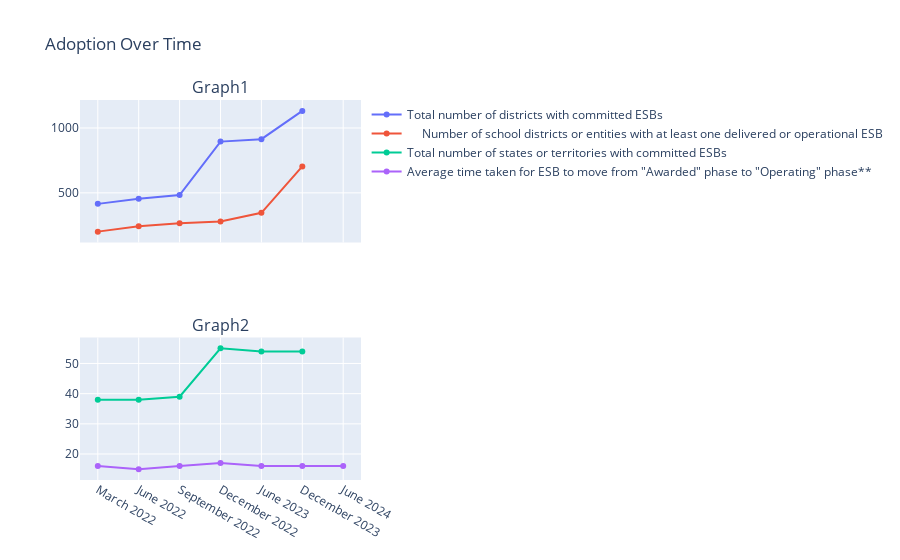
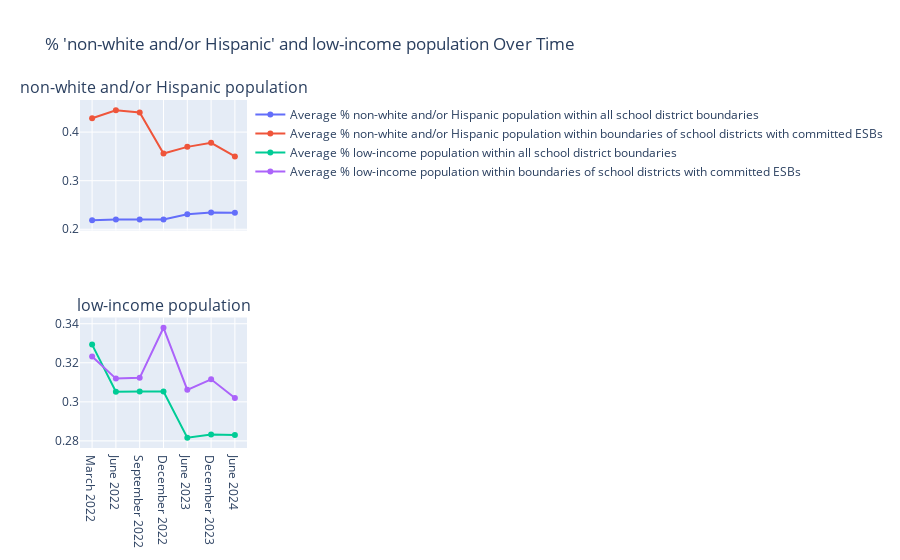
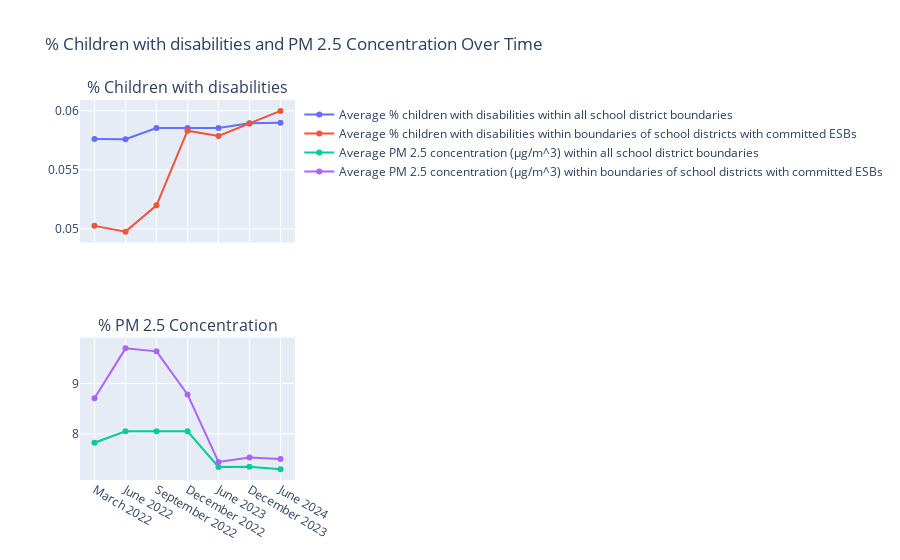

The cell these charts' notebook holds for them, in order:
### Code cell
plot_two_panel_adoption(subset, 0, title="Adoption Over Time")
plot_two_panel_adoption(subset, 4, title="% 'non-white and/or Hispanic' and low-income population Over Time", name1="non-white and/or Hispanic population", \
                        name2="low-income population")
plot_two_panel_adoption(subset, 8, title="% Children with disabilities and PM 2.5 Concentration Over Time", name1="% Children with disabilities", \
                        name2="% PM 2.5 Concentration")

### Figure 1 — Plotly figure (JSON) as saved in the notebook; plotly's stock layout.template omitted (floating-point values rounded to 4 significant figures)
{"data": [{"mode": "lines+markers", "name": "Total number of districts with committed ESBs", "type": "scatter", "x": ["March 2022", "June 2022", "September 2022", "December 2022", "June 2023", "December 2023", "June 2024"], "xaxis": "x", "y": [415, 455, 483, 895, 914, 1132, null], "yaxis": "y"}, {"mode": "lines+markers", "name": "     Number of school districts or entities with at least one delivered or operational ESB", "type": "scatter", "x": ["March 2022", "June 2022", "September 2022", "December 2022", "June 2023", "December 2023", "June 2024"], "xaxis": "x", "y": [201, 243, 266, 279, 346, 704, null], "yaxis": "y"}, {"mode": "lines+markers", "name": "Total number of states or territories with committed ESBs", "type": "scatter", "x": ["March 2022", "June 2022", "September 2022", "December 2022", "June 2023", "December 2023", "June 2024"], "xaxis": "x2", "y": [38, 38, 39, 55, 54, 54, null], "yaxis": "y2"}, {"mode": "lines+markers", "name": "Average time taken for ESB to move from \"Awarded\" phase to \"Operating\" phase**", "type": "scatter", "x": ["March 2022", "June 2022", "September 2022", "December 2022", "June 2023", "December 2023", "June 2024"], "xaxis": "x2", "y": [16, 15, 16, 17, 16, 16, 16], "yaxis": "y2"}], "layout": {"annotations": [{"font": {"size": 16}, "showarrow": false, "text": "Graph1", "x": 0.5, "xanchor": "center", "xref": "paper", "y": 1, "yanchor": "bottom", "yref": "paper"}, {"font": {"size": 16}, "showarrow": false, "text": "Graph2", "x": 0.5, "xanchor": "center", "xref": "paper", "y": 0.375, "yanchor": "bottom", "yref": "paper"}], "title": {"text": "Adoption Over Time"}, "xaxis": {"anchor": "y", "domain": [0, 1], "matches": "x2", "showticklabels": false}, "xaxis2": {"anchor": "y2", "domain": [0, 1]}, "yaxis": {"anchor": "x", "domain": [0.625, 1]}, "yaxis2": {"anchor": "x2", "domain": [0, 0.375]}}}

### Figure 2 — Plotly figure (JSON) as saved in the notebook; plotly's stock layout.template omitted (floating-point values rounded to 4 significant figures)
{"data": [{"mode": "lines+markers", "name": "Average % non-white and/or Hispanic population within all school district boundaries", "type": "scatter", "x": ["March 2022", "June 2022", "September 2022", "December 2022", "June 2023", "December 2023", "June 2024"], "xaxis": "x", "y": [0.2186, 0.2202, 0.2201, 0.2201, 0.2308, 0.2345, 0.234], "yaxis": "y"}, {"mode": "lines+markers", "name": "Average % non-white and/or Hispanic population within boundaries of school districts with committed ESBs", "type": "scatter", "x": ["March 2022", "June 2022", "September 2022", "December 2022", "June 2023", "December 2023", "June 2024"], "xaxis": "x", "y": [0.4285, 0.4449, 0.4403, 0.356, 0.3696, 0.378, 0.35], "yaxis": "y"}, {"mode": "lines+markers", "name": "Average % low-income population within all school district boundaries", "type": "scatter", "x": ["March 2022", "June 2022", "September 2022", "December 2022", "June 2023", "December 2023", "June 2024"], "xaxis": "x2", "y": [0.3293, 0.3052, 0.3053, 0.3053, 0.2816, 0.2833, 0.283], "yaxis": "y2"}, {"mode": "lines+markers", "name": "Average % low-income population within boundaries of school districts with committed ESBs", "type": "scatter", "x": ["March 2022", "June 2022", "September 2022", "December 2022", "June 2023", "December 2023", "June 2024"], "xaxis": "x2", "y": [0.3232, 0.3119, 0.3123, 0.3379, 0.3061, 0.3115, 0.302], "yaxis": "y2"}], "layout": {"annotations": [{"font": {"size": 16}, "showarrow": false, "text": "non-white and/or Hispanic population", "x": 0.5, "xanchor": "center", "xref": "paper", "y": 1, "yanchor": "bottom", "yref": "paper"}, {"font": {"size": 16}, "showarrow": false, "text": "low-income population", "x": 0.5, "xanchor": "center", "xref": "paper", "y": 0.375, "yanchor": "bottom", "yref": "paper"}], "title": {"text": "% 'non-white and/or Hispanic' and low-income population Over Time"}, "xaxis": {"anchor": "y", "domain": [0, 1], "matches": "x2", "showticklabels": false}, "xaxis2": {"anchor": "y2", "domain": [0, 1]}, "yaxis": {"anchor": "x", "domain": [0.625, 1]}, "yaxis2": {"anchor": "x2", "domain": [0, 0.375]}}}

### Figure 3 — Plotly figure (JSON) as saved in the notebook; plotly's stock layout.template omitted (floating-point values rounded to 4 significant figures)
{"data": [{"mode": "lines+markers", "name": "Average % children with disabilities within all school district boundaries", "type": "scatter", "x": ["March 2022", "June 2022", "September 2022", "December 2022", "June 2023", "December 2023", "June 2024"], "xaxis": "x", "y": [0.05762, 0.0576, 0.05855, 0.05855, 0.05855, 0.05896, 0.059], "yaxis": "y"}, {"mode": "lines+markers", "name": "Average % children with disabilities within boundaries of school districts with committed ESBs", "type": "scatter", "x": ["March 2022", "June 2022", "September 2022", "December 2022", "June 2023", "December 2023", "June 2024"], "xaxis": "x", "y": [0.05025, 0.04976, 0.05199, 0.05832, 0.05788, 0.05892, 0.06], "yaxis": "y"}, {"mode": "lines+markers", "name": "Average PM 2.5 concentration (µg/m^3) within all school district boundaries", "type": "scatter", "x": ["March 2022", "June 2022", "September 2022", "December 2022", "June 2023", "December 2023", "June 2024"], "xaxis": "x2", "y": [7.824, 8.051, 8.052, 8.052, 7.344, 7.345, 7.3], "yaxis": "y2"}, {"mode": "lines+markers", "name": "Average PM 2.5 concentration (µg/m^3) within boundaries of school districts with committed ESBs", "type": "scatter", "x": ["March 2022", "June 2022", "September 2022", "December 2022", "June 2023", "December 2023", "June 2024"], "xaxis": "x2", "y": [8.71, 9.699, 9.64, 8.785, 7.443, 7.529, 7.5], "yaxis": "y2"}], "layout": {"annotations": [{"font": {"size": 16}, "showarrow": false, "text": "% Children with disabilities", "x": 0.5, "xanchor": "center", "xref": "paper", "y": 1, "yanchor": "bottom", "yref": "paper"}, {"font": {"size": 16}, "showarrow": false, "text": "% PM 2.5 Concentration", "x": 0.5, "xanchor": "center", "xref": "paper", "y": 0.375, "yanchor": "bottom", "yref": "paper"}], "title": {"text": "% Children with disabilities and PM 2.5 Concentration Over Time"}, "xaxis": {"anchor": "y", "domain": [0, 1], "matches": "x2", "showticklabels": false}, "xaxis2": {"anchor": "y2", "domain": [0, 1]}, "yaxis": {"anchor": "x", "domain": [0.625, 1]}, "yaxis2": {"anchor": "x2", "domain": [0, 0.375]}}}
